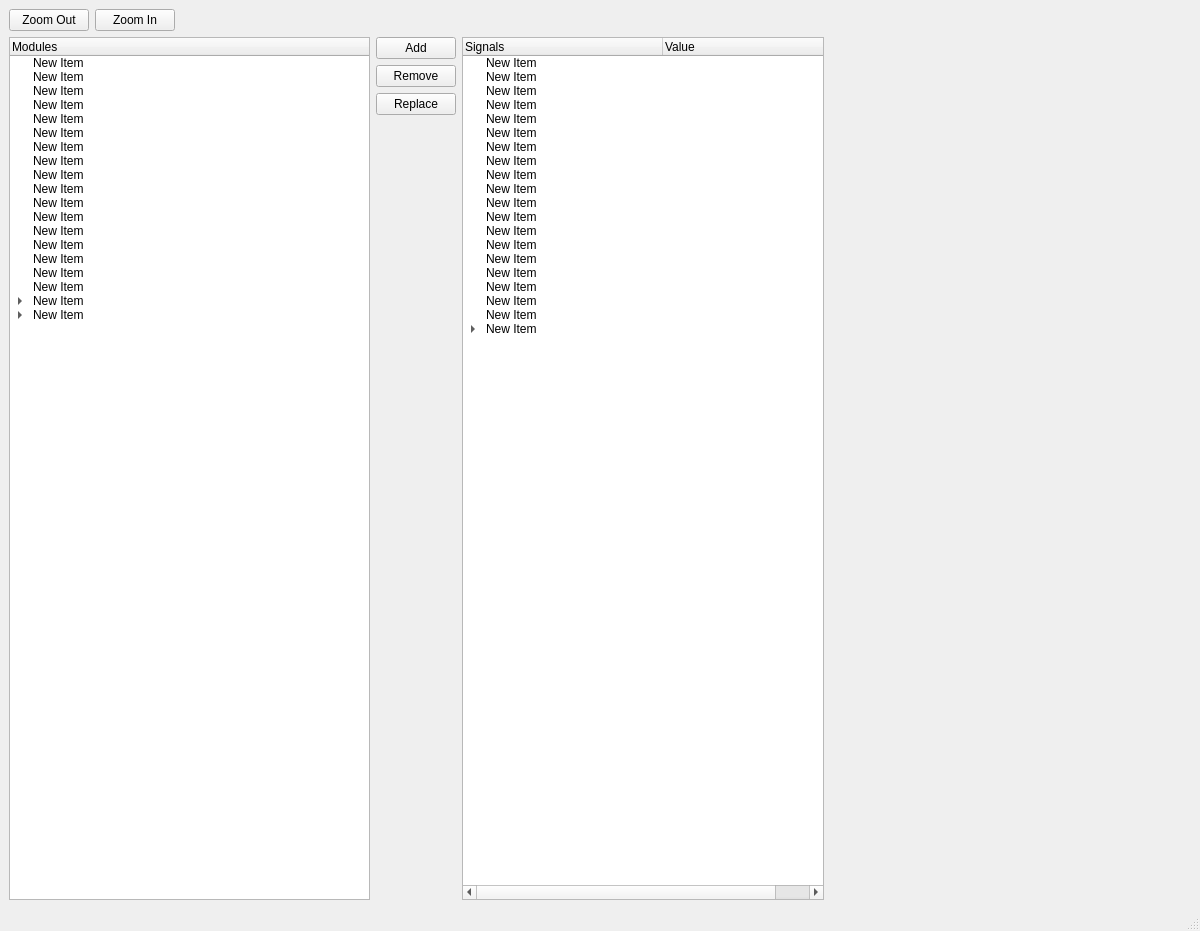
<?xml version="1.0" encoding="UTF-8"?>
<ui version="4.0">
 <class>MainWindow</class>
 <widget class="QMainWindow" name="MainWindow">
  <property name="enabled">
   <bool>true</bool>
  </property>
  <property name="geometry">
   <rect>
    <x>0</x>
    <y>0</y>
    <width>1200</width>
    <height>931</height>
   </rect>
  </property>
  <property name="minimumSize">
   <size>
    <width>0</width>
    <height>0</height>
   </size>
  </property>
  <property name="windowTitle">
   <string>MainWindow</string>
  </property>
  <widget class="QWidget" name="centralwidget">
   <property name="minimumSize">
    <size>
     <width>1200</width>
     <height>400</height>
    </size>
   </property>
   <layout class="QHBoxLayout" name="horizontalLayout">
    <item>
     <layout class="QVBoxLayout" name="MainLayout" stretch="0,0">
      <item>
       <layout class="QHBoxLayout" name="MenuButtonLayout">
        <item>
         <widget class="QPushButton" name="ZoomOut">
          <property name="text">
           <string>Zoom Out</string>
          </property>
          <property name="icon">
           <iconset theme="zoom-out"/>
          </property>
         </widget>
        </item>
        <item>
         <widget class="QPushButton" name="ZoomIn">
          <property name="autoFillBackground">
           <bool>false</bool>
          </property>
          <property name="text">
           <string>Zoom In</string>
          </property>
          <property name="icon">
           <iconset theme="zoom-in"/>
          </property>
         </widget>
        </item>
        <item>
         <spacer name="MenuButtonSpacer">
          <property name="orientation">
           <enum>Qt::Horizontal</enum>
          </property>
          <property name="sizeHint" stdset="0">
           <size>
            <width>40</width>
            <height>20</height>
           </size>
          </property>
         </spacer>
        </item>
       </layout>
      </item>
      <item>
       <layout class="QHBoxLayout" name="MainModuleAndSignalLayout" stretch="0,0,0,0,0">
        <item>
         <widget class="QTreeWidget" name="ModuleTreeWidget">
          <property name="verticalScrollBarPolicy">
           <enum>Qt::ScrollBarAsNeeded</enum>
          </property>
          <property name="autoScroll">
           <bool>true</bool>
          </property>
          <property name="verticalScrollMode">
           <enum>QAbstractItemView::ScrollPerItem</enum>
          </property>
          <property name="horizontalScrollMode">
           <enum>QAbstractItemView::ScrollPerPixel</enum>
          </property>
          <column>
           <property name="text">
            <string>Modules</string>
           </property>
          </column>
          <item>
           <property name="text">
            <string>New Item</string>
           </property>
          </item>
          <item>
           <property name="text">
            <string>New Item</string>
           </property>
          </item>
          <item>
           <property name="text">
            <string>New Item</string>
           </property>
          </item>
          <item>
           <property name="text">
            <string>New Item</string>
           </property>
          </item>
          <item>
           <property name="text">
            <string>New Item</string>
           </property>
          </item>
          <item>
           <property name="text">
            <string>New Item</string>
           </property>
          </item>
          <item>
           <property name="text">
            <string>New Item</string>
           </property>
          </item>
          <item>
           <property name="text">
            <string>New Item</string>
           </property>
          </item>
          <item>
           <property name="text">
            <string>New Item</string>
           </property>
          </item>
          <item>
           <property name="text">
            <string>New Item</string>
           </property>
          </item>
          <item>
           <property name="text">
            <string>New Item</string>
           </property>
          </item>
          <item>
           <property name="text">
            <string>New Item</string>
           </property>
          </item>
          <item>
           <property name="text">
            <string>New Item</string>
           </property>
          </item>
          <item>
           <property name="text">
            <string>New Item</string>
           </property>
          </item>
          <item>
           <property name="text">
            <string>New Item</string>
           </property>
          </item>
          <item>
           <property name="text">
            <string>New Item</string>
           </property>
          </item>
          <item>
           <property name="text">
            <string>New Item</string>
           </property>
          </item>
          <item>
           <property name="text">
            <string>New Item</string>
           </property>
           <item>
            <property name="text">
             <string>New Subitem</string>
            </property>
            <item>
             <property name="text">
              <string>New Subitem</string>
             </property>
             <item>
              <property name="text">
               <string>New Subitem</string>
              </property>
              <item>
               <property name="text">
                <string>New Subitem</string>
               </property>
               <item>
                <property name="text">
                 <string>New Subitem</string>
                </property>
                <item>
                 <property name="text">
                  <string>New Subitem</string>
                 </property>
                 <item>
                  <property name="text">
                   <string>New Subitem</string>
                  </property>
                  <item>
                   <property name="text">
                    <string>New Subitem</string>
                   </property>
                   <item>
                    <property name="text">
                     <string>New Subitem</string>
                    </property>
                    <item>
                     <property name="text">
                      <string>New Subitem</string>
                     </property>
                    </item>
                   </item>
                  </item>
                 </item>
                </item>
               </item>
              </item>
             </item>
            </item>
           </item>
          </item>
          <item>
           <property name="text">
            <string>New Item</string>
           </property>
           <item>
            <property name="text">
             <string>New Subitem</string>
            </property>
           </item>
          </item>
         </widget>
        </item>
        <item>
         <layout class="QVBoxLayout" name="SignalButtonLayout">
          <item>
           <widget class="QPushButton" name="AddSignal">
            <property name="text">
             <string>Add</string>
            </property>
           </widget>
          </item>
          <item>
           <widget class="QPushButton" name="RemoveSignal">
            <property name="text">
             <string>Remove</string>
            </property>
           </widget>
          </item>
          <item>
           <widget class="QPushButton" name="ReplaceSignal">
            <property name="text">
             <string>Replace</string>
            </property>
           </widget>
          </item>
          <item>
           <spacer name="SignalButtonSpacer">
            <property name="orientation">
             <enum>Qt::Vertical</enum>
            </property>
            <property name="sizeHint" stdset="0">
             <size>
              <width>20</width>
              <height>40</height>
             </size>
            </property>
           </spacer>
          </item>
         </layout>
        </item>
        <item>
         <widget class="QTreeWidget" name="SignalTreeWidget">
          <property name="verticalScrollBarPolicy">
           <enum>Qt::ScrollBarAsNeeded</enum>
          </property>
          <property name="horizontalScrollBarPolicy">
           <enum>Qt::ScrollBarAsNeeded</enum>
          </property>
          <attribute name="headerCascadingSectionResizes">
           <bool>false</bool>
          </attribute>
          <attribute name="headerMinimumSectionSize">
           <number>200</number>
          </attribute>
          <attribute name="headerDefaultSectionSize">
           <number>100</number>
          </attribute>
          <attribute name="headerHighlightSections">
           <bool>false</bool>
          </attribute>
          <column>
           <property name="text">
            <string>Signals</string>
           </property>
          </column>
          <column>
           <property name="text">
            <string>Value</string>
           </property>
          </column>
          <item>
           <property name="text">
            <string>New Item</string>
           </property>
          </item>
          <item>
           <property name="text">
            <string>New Item</string>
           </property>
          </item>
          <item>
           <property name="text">
            <string>New Item</string>
           </property>
          </item>
          <item>
           <property name="text">
            <string>New Item</string>
           </property>
          </item>
          <item>
           <property name="text">
            <string>New Item</string>
           </property>
          </item>
          <item>
           <property name="text">
            <string>New Item</string>
           </property>
          </item>
          <item>
           <property name="text">
            <string>New Item</string>
           </property>
          </item>
          <item>
           <property name="text">
            <string>New Item</string>
           </property>
          </item>
          <item>
           <property name="text">
            <string>New Item</string>
           </property>
          </item>
          <item>
           <property name="text">
            <string>New Item</string>
           </property>
          </item>
          <item>
           <property name="text">
            <string>New Item</string>
           </property>
          </item>
          <item>
           <property name="text">
            <string>New Item</string>
           </property>
          </item>
          <item>
           <property name="text">
            <string>New Item</string>
           </property>
          </item>
          <item>
           <property name="text">
            <string>New Item</string>
           </property>
          </item>
          <item>
           <property name="text">
            <string>New Item</string>
           </property>
          </item>
          <item>
           <property name="text">
            <string>New Item</string>
           </property>
          </item>
          <item>
           <property name="text">
            <string>New Item</string>
           </property>
          </item>
          <item>
           <property name="text">
            <string>New Item</string>
           </property>
          </item>
          <item>
           <property name="text">
            <string>New Item</string>
           </property>
          </item>
          <item>
           <property name="text">
            <string>New Item</string>
           </property>
           <item>
            <property name="text">
             <string>New Subitem</string>
            </property>
            <item>
             <property name="text">
              <string>New Subitem</string>
             </property>
             <item>
              <property name="text">
               <string>New Subitem</string>
              </property>
              <item>
               <property name="text">
                <string>New Subitem</string>
               </property>
               <item>
                <property name="text">
                 <string>New Subitem</string>
                </property>
                <item>
                 <property name="text">
                  <string>New Subitem</string>
                 </property>
                 <item>
                  <property name="text">
                   <string>New Subitem</string>
                  </property>
                  <item>
                   <property name="text">
                    <string>New Subitem</string>
                   </property>
                   <item>
                    <property name="text">
                     <string>New Subitem</string>
                    </property>
                    <item>
                     <property name="text">
                      <string>New Subitem</string>
                     </property>
                     <item>
                      <property name="text">
                       <string>New Subitem</string>
                      </property>
                      <item>
                       <property name="text">
                        <string>New Subitem</string>
                       </property>
                       <item>
                        <property name="text">
                         <string>New Subitem</string>
                        </property>
                        <item>
                         <property name="text">
                          <string>New Subitem</string>
                         </property>
                        </item>
                       </item>
                      </item>
                     </item>
                    </item>
                   </item>
                  </item>
                 </item>
                </item>
               </item>
              </item>
             </item>
            </item>
           </item>
          </item>
         </widget>
        </item>
        <item>
         <widget class="QWidget" name="SignalValueWidget" native="true"/>
        </item>
        <item>
         <spacer name="SignalValueSpacer">
          <property name="orientation">
           <enum>Qt::Horizontal</enum>
          </property>
          <property name="sizeHint" stdset="0">
           <size>
            <width>40</width>
            <height>20</height>
           </size>
          </property>
         </spacer>
        </item>
       </layout>
      </item>
     </layout>
    </item>
   </layout>
  </widget>
  <widget class="QMenuBar" name="menubar">
   <property name="geometry">
    <rect>
     <x>0</x>
     <y>0</y>
     <width>1200</width>
     <height>19</height>
    </rect>
   </property>
  </widget>
  <widget class="QStatusBar" name="statusbar"/>
 </widget>
 <resources/>
 <connections/>
</ui>
